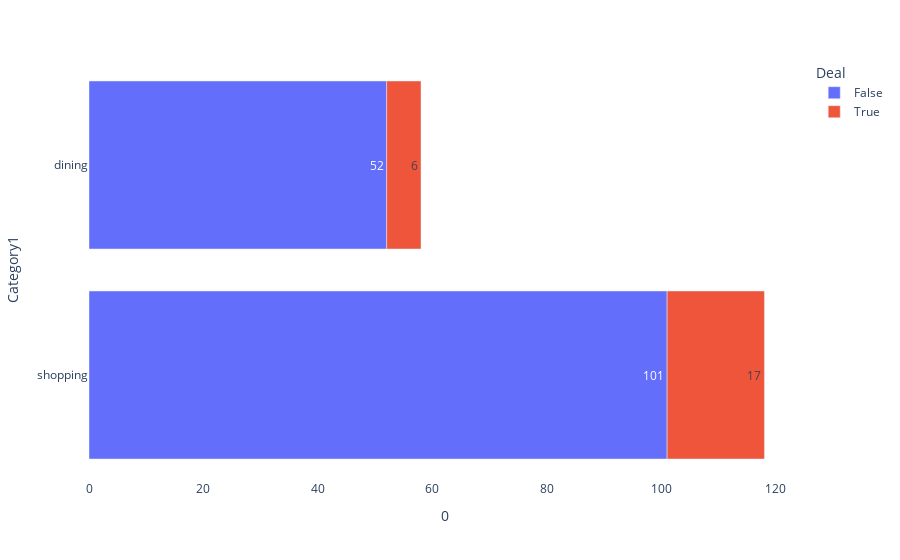

Notebook cell for this chart:
### Code cell
data_category_Status = data[['Category1','Deal']].value_counts().reset_index()

fig =px.bar(
    data_category_Status,
    orientation='h',
    y='Category1',
    x=0,
    color="Deal",
    text_auto=True)

fig.update_layout({
'plot_bgcolor': 'rgba(0, 0, 0, 0)'
# 'paper_bgcolor': 'rgba(0, 0, 0, 0)'
})

fig.show()

### Figure 1 — Plotly figure (JSON) as saved in the notebook; plotly's stock layout.template omitted (floating-point values rounded to 4 significant figures)
{"data": [{"alignmentgroup": "True", "hovertemplate": "Deal=False<br>0=%{x}<br>Category1=%{y}<extra></extra>", "legendgroup": "False", "marker": {"color": "#636efa", "pattern": {"shape": ""}}, "name": "False", "offsetgroup": "False", "orientation": "h", "showlegend": true, "textposition": "auto", "texttemplate": "%{x}", "type": "bar", "x": [101, 52], "xaxis": "x", "y": ["shopping", "dining"], "yaxis": "y"}, {"alignmentgroup": "True", "hovertemplate": "Deal=True<br>0=%{x}<br>Category1=%{y}<extra></extra>", "legendgroup": "True", "marker": {"color": "#EF553B", "pattern": {"shape": ""}}, "name": "True", "offsetgroup": "True", "orientation": "h", "showlegend": true, "textposition": "auto", "texttemplate": "%{x}", "type": "bar", "x": [17, 6], "xaxis": "x", "y": ["shopping", "dining"], "yaxis": "y"}], "layout": {"barmode": "relative", "legend": {"title": {"text": "Deal"}, "tracegroupgap": 0}, "margin": {"t": 60}, "plot_bgcolor": "rgba(0, 0, 0, 0)", "xaxis": {"anchor": "y", "domain": [0, 1], "title": {"text": "0"}}, "yaxis": {"anchor": "x", "domain": [0, 1], "title": {"text": "Category1"}}}}
